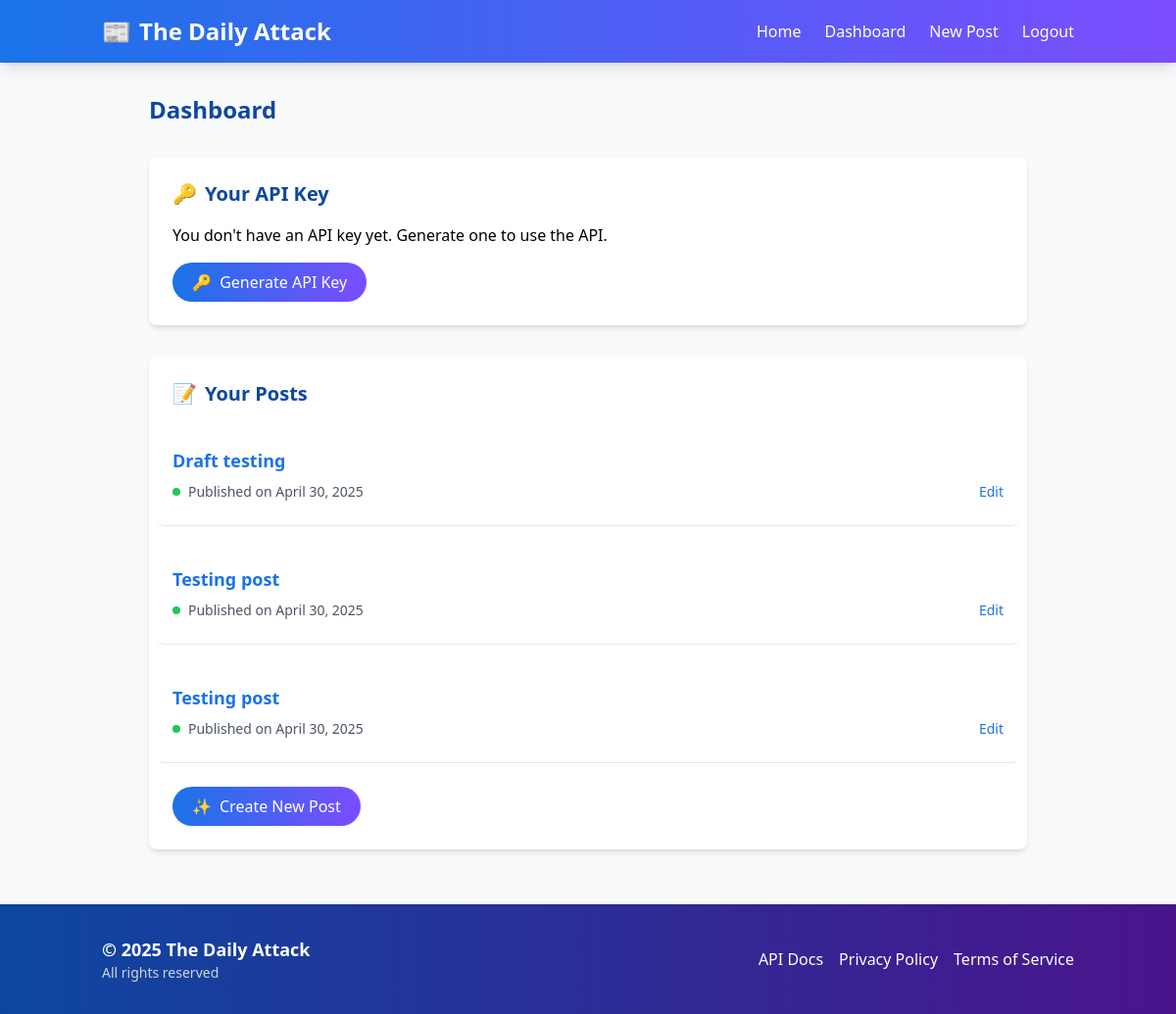
Page /dashboard/ (signed in) on the earlier database version.
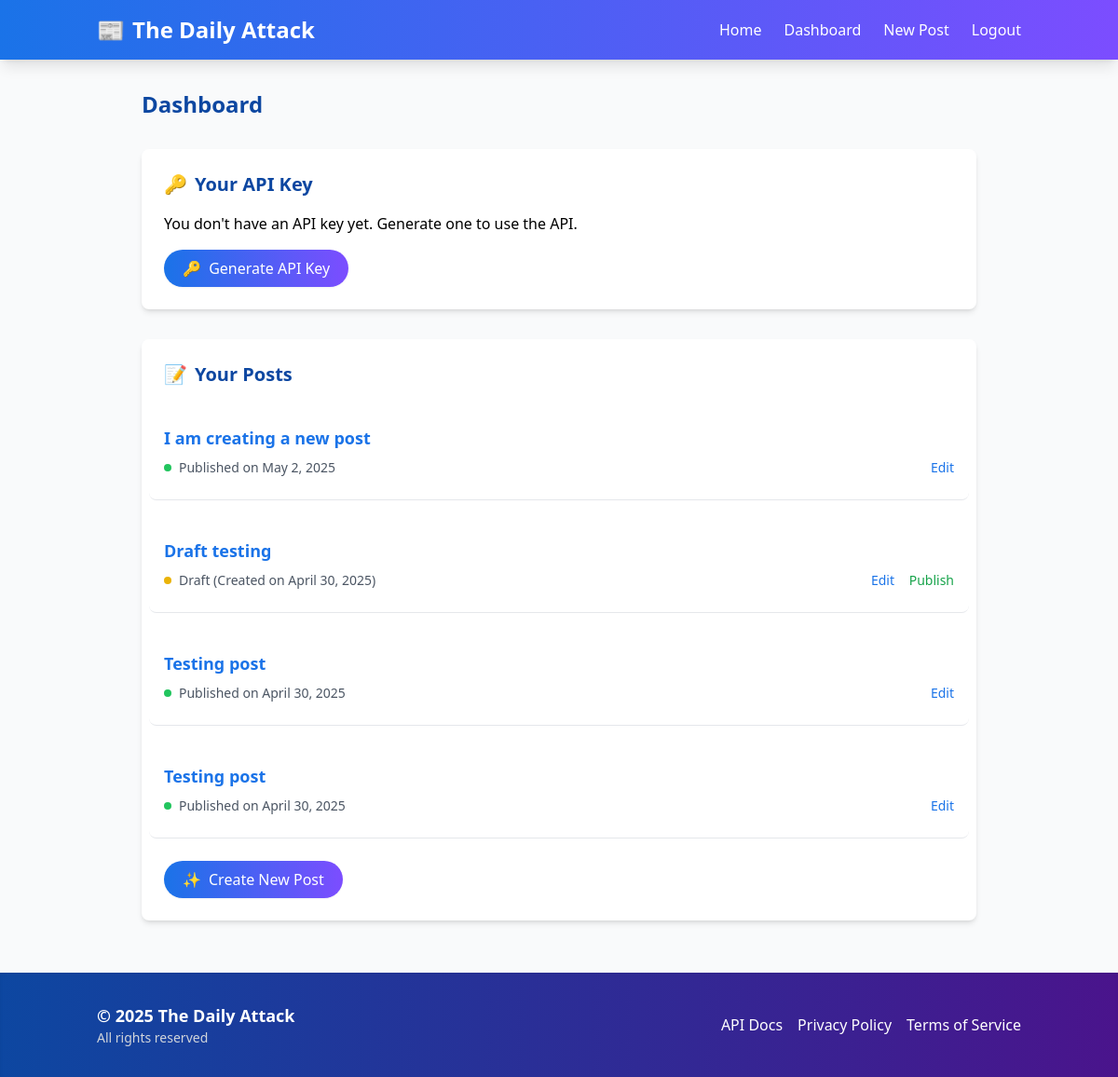
Same page on the later database version.
### blog/models.py (models this page shows, shortened)
class Post(models.Model):
    STATUS_CHOICES = (
        ('draft', 'Draft'),
        ('published', 'Published'),
    )
    title = models.CharField(max_length=200)
    content = models.TextField()
    author = models.ForeignKey(User, on_delete=models.CASCADE, related_name='blog_posts')
    created_at = models.DateTimeField(auto_now_add=True)
    updated_at = models.DateTimeField(auto_now=True)
    published_at = models.DateTimeField(blank=True, null=True)
    status = models.CharField(max_length=10, choices=STATUS_CHOICES, default='draft')
    tags = models.ManyToManyField(Tag, blank=True)
    class Meta:
        ordering = ['-created_at']

### blog/views.py (the view, shortened to what this page needs)
# urls.py: path('dashboard/', views.dashboard, name='dashboard'),
@login_required
def dashboard(request):
    if hasattr(request.user, 'profile') and request.user.profile.user_type == 'editor':
        user_posts = Post.objects.filter(author=request.user).order_by('-created_at')
        return render(request, 'blog/dashboard.html', {'user_posts': user_posts})
    else:
        recent_posts = Post.objects.filter(status='published').order_by('-published_at')[:10]
        return render(request, 'blog/dashboard.html', {'recent_posts': recent_posts})

### blog/context_processors.py (called while the page is built)
def user_profile(request):
    if request.user.is_authenticated and hasattr(request.user, 'profile'):
        return {'user_profile': request.user.profile}
    return {'user_profile': None}

### templates/blog/dashboard.html (shortened to what the changed rows need)
{% extends 'base.html' %}
{% block content %}
    <div class="max-w-4xl mx-auto animate-fade-in">
        <h1 class="text-2xl font-bold mb-8 text-primary-dark">Dashboard</h1>
        {% if user.profile.user_type == 'editor' %}
            <div class="bg-white rounded-lg shadow-md p-6 mb-8 card-hover">
                <h2 class="text-xl font-bold mb-4 text-primary-dark flex items-center">
                    <span class="mr-2">🔑</span> Your API Key
                </h2>
            </div>
            <div class="bg-white rounded-lg shadow-md p-6 mb-6 card-hover animate-slide-in" style="animation-delay: 100ms">
                <h2 class="text-xl font-bold mb-6 text-primary-dark flex items-center">
                    <span class="mr-2">📝</span> Your Posts
                </h2>
                {% if user_posts %}
                    <div class="space-y-6">
                        {% for post in user_posts %}
                            <div class="border-b border-gray-200 pb-6 hover:bg-gray-50 p-4 -mx-4 rounded-lg transition-colors duration-300">
                                <h3 class="text-lg font-semibold">
                                    <a href="{% url 'post_detail' pk=post.pk %}" class="text-primary hover:text-primary-dark transition-colors duration-300">{{ post.title }}</a>
                                </h3>
                                <div class="flex flex-wrap justify-between items-center text-sm text-gray-600 mt-2">
                                    <span class="flex items-center">
                                        {% if post.status == 'published' %}
                                            <span class="inline-block w-2 h-2 bg-green-500 rounded-full mr-2"></span>
                                            Published on {{ post.published_at|date:"F j, Y" }}
                                        {% else %}
                                            <span class="inline-block w-2 h-2 bg-yellow-500 rounded-full mr-2"></span>
                                            Draft (Created on {{ post.created_at|date:"F j, Y" }})
                                        {% endif %}
                                    </span>
                                    <div class="space-x-3 mt-2 sm:mt-0">
                                        <a href="{% url 'post_edit' pk=post.pk %}" class="text-primary hover:text-primary-dark transition-colors duration-300">Edit</a>
                                        {% if post.status == 'draft' %}
                                            <a href="{% url 'post_publish' pk=post.pk %}" class="text-green-600 hover:text-green-700 transition-colors duration-300">Publish</a>
                                        {% endif %}
                                    </div>
                                </div>
                            </div>
                        {% endfor %}
                    </div>
                {% else %}
                    <div class="text-center py-8 bg-gray-50 rounded-lg">
                        <p class="text-gray-600 mb-4">You haven't created any posts yet.</p>
                    </div>
                {% endif %}
            </div>
        {% endif %}
    </div>
{% endblock %}

Differences in the rows shown:
added Post: title "I am creating a new post", published_at "May 2, 2025"
changed Post "Draft testing": created_at (not shown) → "April 30, 2025"; published_at "April 30, 2025" → (not shown); status "Published on" → "Draft (Created on ) Publish"
